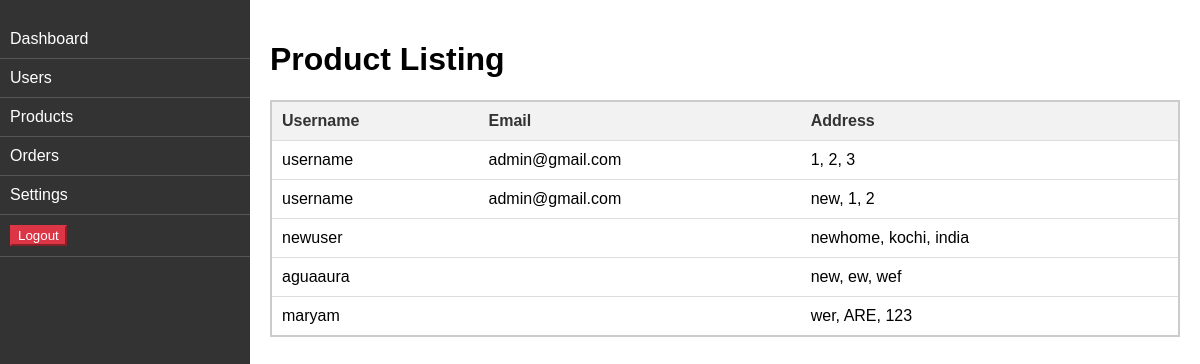
Before: /users_list/ with the older database file.
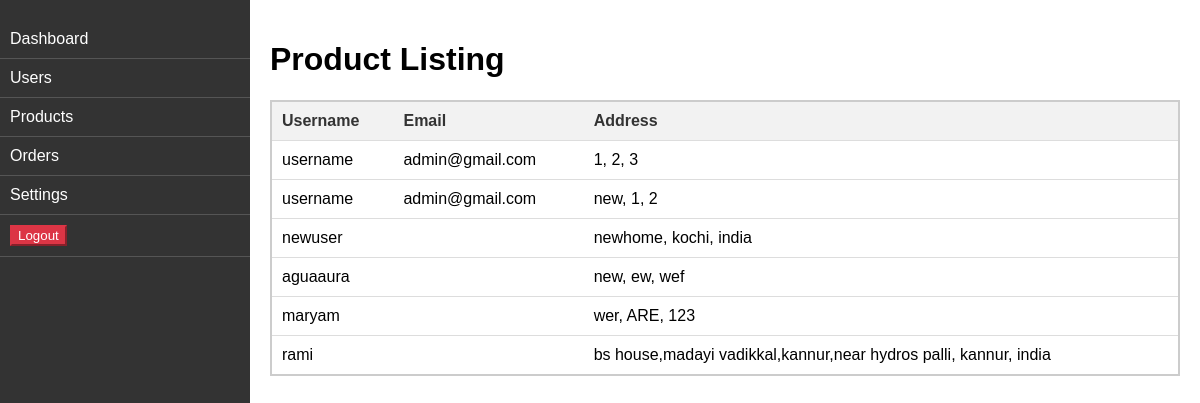
After: the same page with the newer database file.
### authentication/models.py (models this page shows, shortened)
class Address(models.Model):
    user = models.ForeignKey(User, on_delete=models.CASCADE)
    street_address = models.CharField(max_length=255)
    city = models.CharField(max_length=100)
    country = models.CharField(max_length=100)

### dashboard/views.py (the view)
# urls.py: path('users_list/', users_list, name='users_list'),
def users_list(request):
    users_with_addresses = Address.objects.select_related('user').all()
    context = {
        'users': users_with_addresses
    }
    return render(request, 'dashboard/user_list.html', context)

### templates/dashboard/user_list.html (shortened to what this page needs)
{% extends "dashboard/base.html" %}
{% load static %}
{% block content %}
<body>
    <h1>Product Listing</h1>
    <table>
        <thead>
            <tr>
                <th scope="col">Username</th>
                <th scope="col">Email</th>
                <th scope="col">Address</th>
            </tr>
        </thead>
        <tbody>
            {% for user_address in users %}
                        <tr>
                            <td>{{ user_address.user.username }}</td>
                            <td>{{ user_address.user.email }}</td>
                            <td>{{ user_address.street_address }}, {{ user_address.city }}, {{ user_address.country }}</td>
                        </tr>
                        {% endfor %}
        </tbody>
    </table>
</body>
{% endblock %}

Changed rows visible on the page:
added Address: user.username "rami", street_address "bs house,madayi vadikkal,kannur,near hydros palli", city "kannur", country "india"
